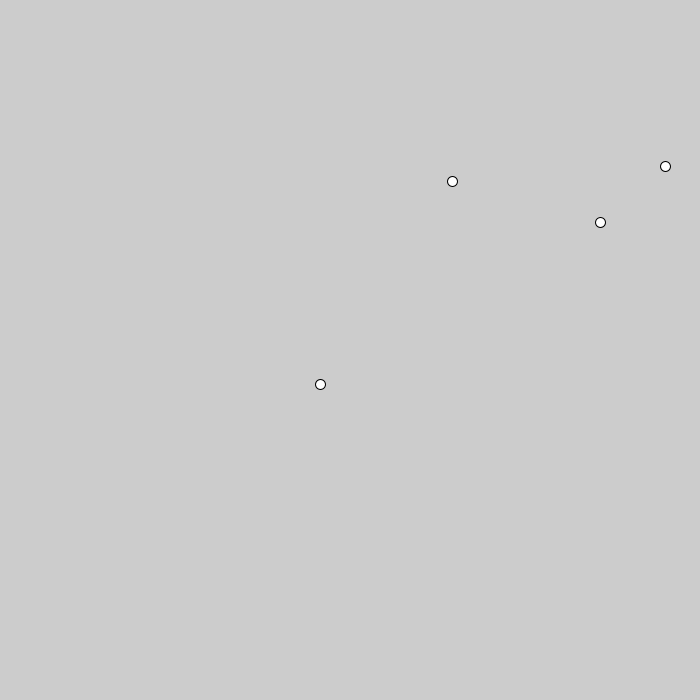
Frame 1 (no input)
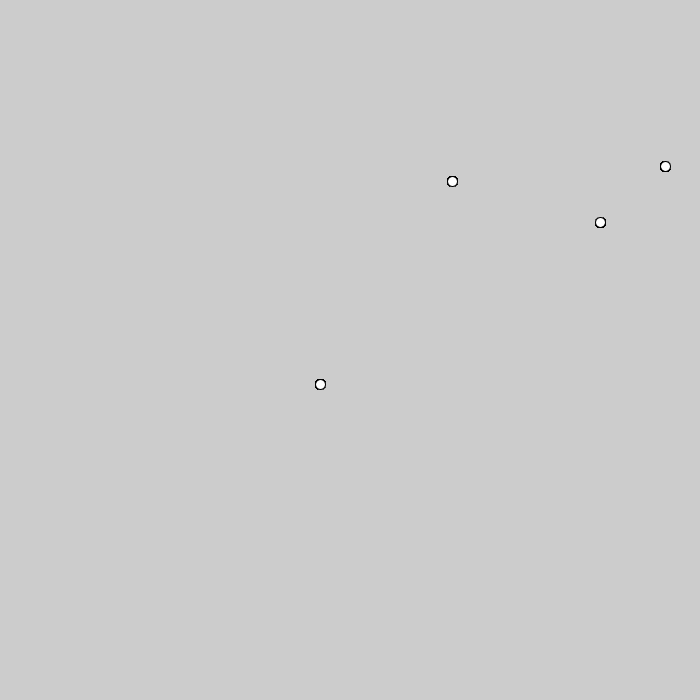
Frame 60 (the mouse pressed at the canvas centre just before this capture)
Frame 120 (the mouse held since frame 60 and released just before this capture): identical to frame 60, image omitted

The Processing sketch that drew these frames (run headless with seeded random() and noise(); from frame 60 on, the mouse is pressed at the canvas centre):

// Processing sketch: graph_shit
// ── graph_shit.pde
class Point { //<>//
  float x;
  float y;
  Point(float x, float y) { 
    this.x = x;
    this.y = y;
  }
}
    

class SimpleGraph {
  Point[] points;
  Boolean[][] adjacencyMatrix;
  
  SimpleGraph() {
    Point[] tempPoints = { new Point(random(1.0),random(1.0)), new Point(random(1.0),random(1.0)), new Point(random(1.0),random(1.0)), new Point(random(1.0),random(1.0)) };
     this.points = tempPoints;
     this.adjacencyMatrix = new Boolean[this.points.length][this.points.length];
     for (int iii = 0; iii < this.points.length; iii++) {
       for (int jjj = 0; jjj < this.points.length; jjj++) {
         // something here
       }
     } 
  }
}

SimpleGraph sim;

void setup() {
  size(700,700);
  sim = new SimpleGraph();
}
void draw() {
  for (int iii=0; iii < sim.points.length; iii++) {
    ellipse(sim.points[iii].x*700,sim.points[iii].y*700,10,10);
  }
}
